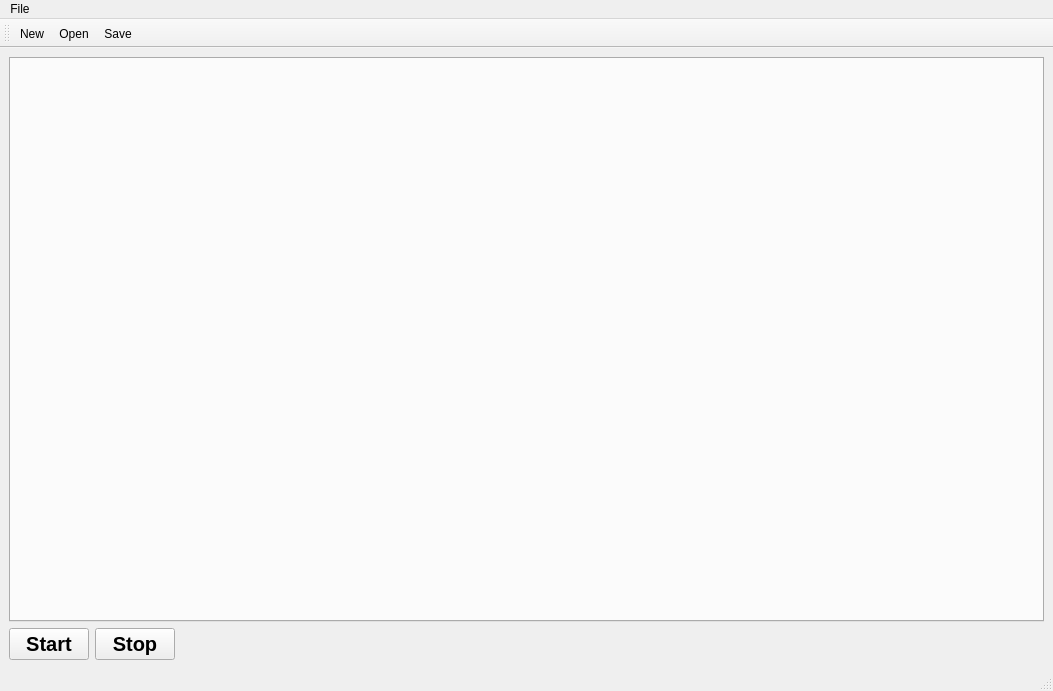
<?xml version="1.0" encoding="UTF-8"?>
<ui version="4.0">
 <class>MainWindow</class>
 <widget class="QMainWindow" name="MainWindow">
  <property name="geometry">
   <rect>
    <x>0</x>
    <y>0</y>
    <width>1053</width>
    <height>691</height>
   </rect>
  </property>
  <property name="windowTitle">
   <string>MainWindow</string>
  </property>
  <widget class="QWidget" name="centralwidget">
   <layout class="QVBoxLayout" name="verticalLayout">
    <item>
     <widget class="QTabWidget" name="tabWidget">
      <property name="currentIndex">
       <number>-1</number>
      </property>
      <property name="elideMode">
       <enum>Qt::ElideNone</enum>
      </property>
      <property name="documentMode">
       <bool>false</bool>
      </property>
      <property name="tabsClosable">
       <bool>true</bool>
      </property>
      <property name="movable">
       <bool>false</bool>
      </property>
     </widget>
    </item>
    <item>
     <layout class="QHBoxLayout" name="horizontalLayout">
      <item>
       <widget class="QPushButton" name="pushButtonStart">
        <property name="font">
         <font>
          <pointsize>15</pointsize>
          <weight>75</weight>
          <bold>true</bold>
         </font>
        </property>
        <property name="text">
         <string>Start</string>
        </property>
       </widget>
      </item>
      <item>
       <widget class="QPushButton" name="pushButtonStop">
        <property name="font">
         <font>
          <pointsize>15</pointsize>
          <weight>75</weight>
          <bold>true</bold>
         </font>
        </property>
        <property name="text">
         <string>Stop</string>
        </property>
       </widget>
      </item>
      <item>
       <spacer name="horizontalSpacer">
        <property name="orientation">
         <enum>Qt::Horizontal</enum>
        </property>
        <property name="sizeHint" stdset="0">
         <size>
          <width>40</width>
          <height>20</height>
         </size>
        </property>
       </spacer>
      </item>
     </layout>
    </item>
   </layout>
  </widget>
  <widget class="QMenuBar" name="menubar">
   <property name="geometry">
    <rect>
     <x>0</x>
     <y>0</y>
     <width>1053</width>
     <height>22</height>
    </rect>
   </property>
   <widget class="QMenu" name="menuFile">
    <property name="title">
     <string>File</string>
    </property>
    <addaction name="actionNew"/>
    <addaction name="actionOpen"/>
    <addaction name="actionSave"/>
   </widget>
   <addaction name="menuFile"/>
  </widget>
  <widget class="QStatusBar" name="statusbar"/>
  <widget class="QToolBar" name="toolBar">
   <property name="windowTitle">
    <string>toolBar</string>
   </property>
   <attribute name="toolBarArea">
    <enum>TopToolBarArea</enum>
   </attribute>
   <attribute name="toolBarBreak">
    <bool>false</bool>
   </attribute>
   <addaction name="actionNew"/>
   <addaction name="actionOpen"/>
   <addaction name="actionSave"/>
  </widget>
  <action name="actionNew">
   <property name="icon">
    <iconset resource="../resources/icon.qrc">
     <normaloff>:/icon/new.svg</normaloff>:/icon/new.svg</iconset>
   </property>
   <property name="text">
    <string>New</string>
   </property>
   <property name="shortcut">
    <string>Ctrl+N</string>
   </property>
  </action>
  <action name="actionOpen">
   <property name="icon">
    <iconset resource="../resources/icon.qrc">
     <normaloff>:/icon/open.svg</normaloff>:/icon/open.svg</iconset>
   </property>
   <property name="text">
    <string>Open</string>
   </property>
   <property name="shortcut">
    <string>Ctrl+O</string>
   </property>
  </action>
  <action name="actionSave">
   <property name="icon">
    <iconset resource="../resources/icon.qrc">
     <normaloff>:/icon/save.svg</normaloff>:/icon/save.svg</iconset>
   </property>
   <property name="text">
    <string>Save</string>
   </property>
   <property name="shortcut">
    <string>Ctrl+S</string>
   </property>
  </action>
 </widget>
 <resources>
  <include location="../resources/icon.qrc"/>
 </resources>
 <connections/>
</ui>
